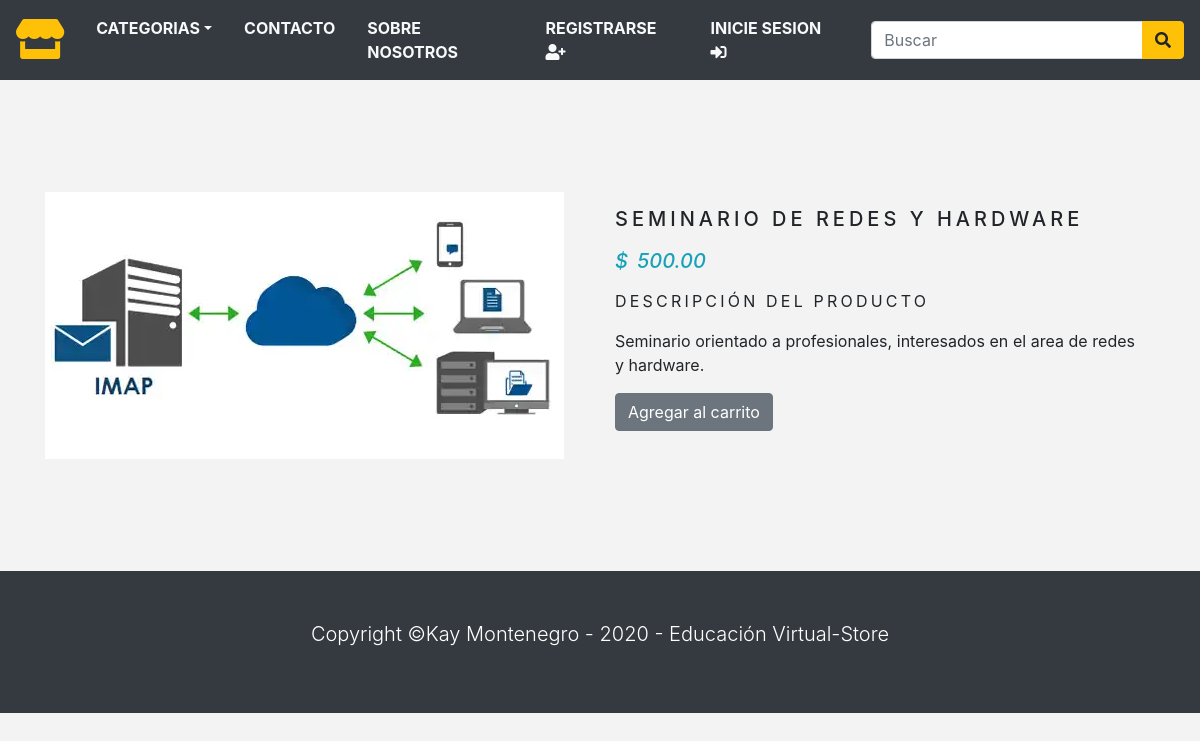
/category/seminarios/rh, run on the app's committed database.
### store/models.py (models this page shows, shortened)
class Product(models.Model):
    name = models.CharField(max_length=250, unique=True)
    slug = models.SlugField(max_length=250, unique=True)
    description = models.TextField(blank=True)
    category = models.ForeignKey(Category, on_delete=models.CASCADE)
    price = models.DecimalField(max_digits=10, decimal_places=2)
    image = models.ImageField(upload_to='product', blank=True)
    stock = models.IntegerField()
    available = models.BooleanField(default=True)
    created = models.DateTimeField(auto_now_add=True)
    updated = models.DateTimeField(auto_now=True)
    class Meta:
        ordering = ('name',)
        verbose_name = 'product'
        verbose_name_plural = 'products'

### store/views.py (the view)
def productPage(request, category_slug, product_slug):
    try:
        product = Product.objects.get(category__slug=category_slug, slug=product_slug)
    except Exception as e:
        raise e
    return render(request, 'product.html', {'product': product})

### store/context_processors.py (called while the page is built)
def counter(request):
    item_count = 0
    if 'admin' in request.path:
        return {}
    else:
        try:
            cart = Cart.objects.filter(cart_id=_cart_id(request))
            cart_items = CartItem.objects.all().filter(cart=cart[:1])
            for cart_item in cart_items:
                item_count += cart_item.quantity
        except Cart.DoesNotExist:
            item_count = 0
    return dict(item_count=item_count)

def menu_links(request):
    links = Category.objects.all()
    return dict(links=links)

### store/models.py (called while the page is built)
    def get_url(self):
        return reverse('products_by_category', args=[self.slug])

### store/views.py (called while the page is built)
def _cart_id(request):
    cart = request.session.session_key
    if not cart:
        cart = request.session.create()
    return cart

### store/templates/product.html (shortened to what this page needs)
{% extends 'base.html' %}
{% load static %}
{% block content %}
<div class="container py-5">
    <div class="row mt-5">
        <div class="col-10 mx-auto col-md-6 my-3">
            <img src="{{product.image.url}}" alt="">
        </div>
        <div class="col-10 mx-auto col-md-6 my-3">
            <div>
                <h1 class="product_title">{{product.name}}</h1>
                <h5 class="text-info font-italic mb-3">
                    <span class="mr-1">$</span> {{product.price}}
                </h5>
                <p class="product_description">Descripción del producto</p>
                <p class="text-justify product_text">{{product.description}}</p>
                {% if product.stock <= 0 %}
                <p class="text-justify product_text"><b>Agotado</b></p>
                {% else %}
                <a href="{% url 'add_cart' product.id %}">
                    <button type="button" name="button" class="btn btn-secondary">
                     Agregar al carrito
                    </button>
                    </a>
                {% endif %}
            </div>
        </div>
    </div>
</div>
{% endblock %}

### static/css/base.css (style rules this page uses)
body { background: #f3f3f3; }
.product_title { font-size: 20px; text-transform: uppercase; letter-spacing: .2em; padding-top: 15px; padding-bottom: 10px; }
.product_text { padding-right: 20px; }
.product_description { font-size: 16px; text-transform: uppercase; letter-spacing: .2em; }

### data on the page
Product: image (picture), name "SEMINARIO DE REDES Y HARDWARE", price "500.00", description "Seminario orientado a profesionales, interesados en el area de redes y hardware."
